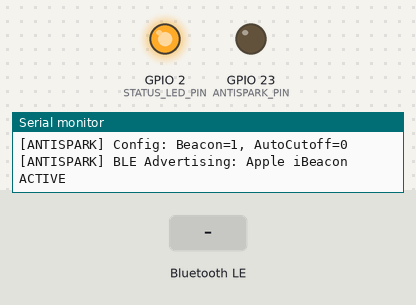
This sketch was run on a simulated ESP32. Shown: output pins drawn as LEDs (lit = HIGH), the last lines printed to the serial monitor. The test bench sets the inputs (shaded band). EEPROM starts erased; nothing arrives over Bluetooth unless stated; a phone connects over Bluetooth LE 3 s after start.

Above: at 0.4 s.
At 2.1 s:
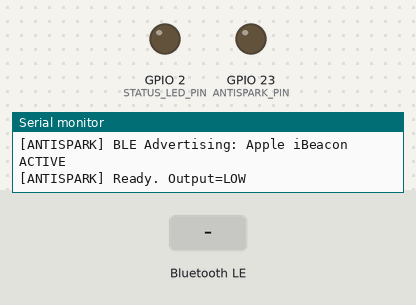
2.2 s: Bluetooth LE write "PWR 1" received
At 2.5 s:
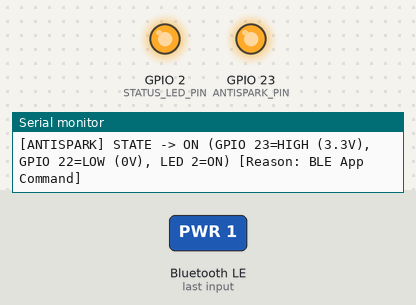
3.7 s: Bluetooth LE write "OTA:BEGIN:" received
5.2 s: Bluetooth LE write "OTA:ABORT" received
Timing chart, 0 to 8.2 s (numbered marks = the images above; inputs shaded):
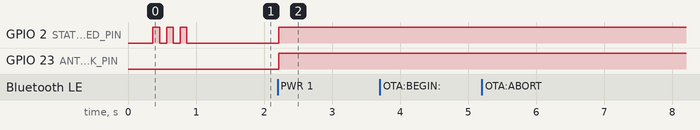

Measured:
- after the input at 2.2 s, GPIO 23 (ANTISPARK_PIN): LOW → HIGH at once

The sketch:

antispark.ino
```cpp
// Empty sketch file, code lives in main.cpp
```

main.cpp
```cpp
#include <Arduino.h>
#include <BLEDevice.h>
#include <BLEServer.h>
#include <BLEUtils.h>
#include <BLE2902.h>
#include <BLEBeacon.h>
#include <Preferences.h>
#include <Update.h>


// =========================================================================
// Hardware Configuration (Auto-selects pins based on target architecture)
// =========================================================================
#if defined(CONFIG_IDF_TARGET_ESP32C3) || defined(ARDUINO_ESP32C3_DEV)
  // ESP32-C3 has pins GPIO 0 to 21 (GPIO 23 does not exist on C3)
  #define ANTISPARK_PIN      10   // Optocoupler Anode (+) trigger pin on ESP32-C3
  #define ANTISPARK_GND_PIN  20   // Optocoupler Cathode (-) ground sink pin on ESP32-C3
  #define STATUS_LED_PIN     8    // Onboard Blue LED on ESP32-C3 SuperMini
  #define LED_ACTIVE_LOW     true // SuperMini blue LED is active LOW (LOW = ON)
#else
  // Classic ESP32 (WROOM / WROVER)
  #define ANTISPARK_PIN      23   // Optocoupler Anode (+) trigger pin
  #define ANTISPARK_GND_PIN  22   // Optocoupler Cathode (-) ground sink pin
  #define STATUS_LED_PIN     2    // Onboard ESP32 LED (blue) for bench visual verification
  #define LED_ACTIVE_LOW     false// Classic ESP32 LED is active HIGH (HIGH = ON)
#endif

// =========================================================================
// BLE Service & Characteristic UUIDs
// =========================================================================
#define BLE_DEVICE_NAME     "Scooter-Antispark"
#define BLE_SVC_UUID        "6e400010-b5a3-f393-e0a9-e50e24dcca9e"
#define BLE_CTRL_UUID       "6e400011-b5a3-f393-e0a9-e50e24dcca9e"
#define BLE_OTA_UUID        "6e400012-b5a3-f393-e0a9-e50e24dcca9e"

// =========================================================================
// Apple iBeacon Configuration (Target: FDA50693-A4E2-4FB1-AFCF-C6EB07647825)
// ESP32 BLEUUID reverses bytes on parse; passing byte-reversed string ensures
// transmitted payload is the exact Big-Endian byte order required by iOS CoreLocation.
#define IBEACON_UUID_STR    "25786407-ebc6-cfaf-b14f-e2a49306a5fd"
#define IBEACON_MAJOR       1
#define IBEACON_MINOR       1
#define IBEACON_TX_POWER    -59 // Measured RSSI at 1m in dBm (0xC5)

// =========================================================================
// Global State & Watchdog
// =========================================================================
static BLEServer *pServer = nullptr;
static BLECharacteristic *pCtrlChar = nullptr;
static BLECharacteristic *pOtaChar = nullptr;
static Preferences prefs;

static bool antisparkState = false;    // false = OFF (LOW), true = ON (HIGH)
static bool beaconActive = true;       // false when manually turned OFF via app
static bool autoCutoffEnabled = false; // false = stays ON on BLE disconnect for Park Mode, true = auto power cut

static bool bleOtaActive = false;
static size_t bleOtaExpected = 0;
static size_t bleOtaReceived = 0;

static bool isClientConnected = false;
static bool oldClientConnected = false;
static unsigned long lastStatusNotify = 0;
static unsigned long bootTimestamp = 0;

// Helper for status LED
static inline void writeStatusLed(bool on) {
  #if LED_ACTIVE_LOW
    digitalWrite(STATUS_LED_PIN, on ? LOW : HIGH);
  #else
    digitalWrite(STATUS_LED_PIN, on ? HIGH : LOW);
  #endif
}

// Forward Declarations
void setAntisparkState(bool state, const char *reason);
void notifyStatus();
void notifyMsg(const String &msg);
void handleCommand(const String &cmd);
void updateAdvertising(bool enableBeacon);

// =========================================================================
// BLE Server Callbacks
// =========================================================================
class ServerCallbacks : public BLEServerCallbacks {
  void onConnect(BLEServer *pServer) override {
    isClientConnected = true;
    Serial.println(F("[ANTISPARK] Phone connected via BLE"));
  }

  void onDisconnect(BLEServer *pServer) override {
    isClientConnected = false;
    if (bleOtaActive) {
      Update.abort();
      bleOtaActive = false;
    }
    if (autoCutoffEnabled) {
      Serial.println(F("[ANTISPARK] Signal lost - turning Antispark OFF automatically"));
      setAntisparkState(false, "BLE Signal Lost (Auto-off)");
    } else {
      Serial.println(F("[ANTISPARK] Signal lost - Power kept ON for Park Mode"));
    }
  }
};

// =========================================================================
// BLE Characteristic Callbacks
// =========================================================================
class ControlCallbacks : public BLECharacteristicCallbacks {
  void onWrite(BLECharacteristic *pChar) override {
    String cmd = pChar->getValue();
    cmd.trim();
    if (cmd.length() > 0) {
      handleCommand(cmd);
    }
  }
};

class OtaCallbacks : public BLECharacteristicCallbacks {
  void onWrite(BLECharacteristic *c) override {
    if (!bleOtaActive)
      return;
    size_t n = c->getLength();
    if (n == 0)
      return;
    if (Update.write((uint8_t *)c->getData(), n) != n) {
      notifyMsg("OTA:ERROR write-failed");
      Update.abort();
      bleOtaActive = false;
      return;
    }
    bleOtaReceived += n;
  }
};

// =========================================================================
// Antispark Output Controller
// =========================================================================
void setAntisparkState(bool state, const char *reason) {
  antisparkState = state;
  digitalWrite(ANTISPARK_PIN, antisparkState ? HIGH : LOW);
  digitalWrite(ANTISPARK_GND_PIN, LOW); // Optocoupler Cathode (-) constant 0V sink
  writeStatusLed(antisparkState);

  Serial.printf("[ANTISPARK] STATE -> %s (GPIO %d=%s, GPIO %d=LOW (0V), LED %d=%s) [Reason: %s]\n",
                antisparkState ? "ON" : "OFF",
                ANTISPARK_PIN,
                antisparkState ? "HIGH (3.3V)" : "LOW (0V)",
                ANTISPARK_GND_PIN,
                STATUS_LED_PIN,
                antisparkState ? "ON" : "OFF",
                reason);

  notifyStatus();
}

// Format and send status packet: "PWR=1 UP=42"
void notifyStatus() {
  if (!pCtrlChar || !isClientConnected) return;

  unsigned long uptimeSec = (millis() - bootTimestamp) / 1000;
  char buf[64];
  snprintf(buf, sizeof(buf), "PWR=%d UP=%lu AUTO=%d",
           antisparkState ? 1 : 0,
           uptimeSec,
           autoCutoffEnabled ? 1 : 0);

  pCtrlChar->setValue((uint8_t *)buf, strlen(buf));
  pCtrlChar->notify();
}

void notifyMsg(const String &msg) {
  if (!pCtrlChar || !isClientConnected) return;
  pCtrlChar->setValue((uint8_t *)msg.c_str(), msg.length());
  pCtrlChar->notify();
}

// =========================================================================
// Command Parser
// =========================================================================
void handleCommand(const String &cmd) {
  Serial.printf("[ANTISPARK] CMD received: '%s'\n", cmd.c_str());

  if (cmd.startsWith("OTA:BEGIN:")) {
    bleOtaExpected = cmd.substring(10).toInt();
    bleOtaReceived = 0;
    bleOtaActive = true;
    if (Update.begin(bleOtaExpected)) {
      notifyMsg("OTA:READY " + String((unsigned long)bleOtaExpected));
      Serial.printf("[ANTISPARK] OTA started, expecting %u bytes\n", (unsigned int)bleOtaExpected);
    } else {
      notifyMsg("OTA:ERROR begin-failed");
      bleOtaActive = false;
      Serial.println(F("[ANTISPARK] OTA:ERROR begin-failed"));
    }
    return;
  }
  else if (cmd == "OTA:END") {
    if (bleOtaActive && Update.end(true)) {
      notifyMsg("OTA:OK rebooting");
      Serial.println(F("[ANTISPARK] OTA:OK rebooting into new firmware"));
      delay(300);
      ESP.restart();
    } else {
      notifyMsg("OTA:ERROR end-failed");
      Update.abort();
      Serial.println(F("[ANTISPARK] OTA:ERROR end-failed"));
    }
    bleOtaActive = false;
    return;
  }
  else if (cmd == "OTA:ABORT") {
    if (bleOtaActive) {
      Update.abort();
      bleOtaActive = false;
    }
    notifyMsg("OTA:ABORTED");
    return;
  }
  else if (cmd.equalsIgnoreCase("REBOOT") || cmd.equalsIgnoreCase("R")) {
    notifyMsg("REBOOTING");
    delay(200);
    ESP.restart();
    return;
  }
  else if (cmd.startsWith("PWR 1") || cmd.equalsIgnoreCase("ON")) {
    beaconActive = true;
    prefs.putBool("beacon", true);
    setAntisparkState(true, "BLE App Command");
  }
  else if (cmd.startsWith("PWR 0") || cmd.equalsIgnoreCase("OFF")) {
    beaconActive = false;
    prefs.putBool("beacon", false);
    setAntisparkState(false, "BLE App Command");
  }
  else if (cmd.startsWith("AUTO 1") || cmd.equalsIgnoreCase("AUTOCUTOFF 1")) {
    autoCutoffEnabled = true;
    prefs.putBool("autoCutoff", true);
    Serial.println(F("[ANTISPARK] Auto-cutoff on disconnect ENABLED"));
    notifyStatus();
  }
  else if (cmd.startsWith("AUTO 0") || cmd.equalsIgnoreCase("AUTOCUTOFF 0")) {
    autoCutoffEnabled = false;
    prefs.putBool("autoCutoff", false);
    Serial.println(F("[ANTISPARK] Auto-cutoff on disconnect DISABLED (Scooter stays ON when app disconnects)"));
    notifyStatus();
  }
  else if (cmd.equalsIgnoreCase("STATUS") || cmd.equalsIgnoreCase("S")) {
    notifyStatus();
  }
  else {
    Serial.printf("[ANTISPARK] Unknown command: '%s'\n", cmd.c_str());
  }
}

// =========================================================================
// Dynamic Advertising Controller (Apple iBeacon vs Standard GATT Standby)
// =========================================================================
void updateAdvertising(bool enableBeacon) {
  beaconActive = enableBeacon;
  BLEAdvertising *pAdvertising = BLEDevice::getAdvertising();
  pAdvertising->stop();
  delay(50);
  pAdvertising->reset();

  pAdvertising->addServiceUUID(BLE_SVC_UUID);
  pAdvertising->setScanResponse(true);
  pAdvertising->setMinInterval(0x20); // 20ms
  pAdvertising->setMaxInterval(0x40); // 40ms
  pAdvertising->setMinPreferred(0x06); // 7.5ms preferred
  pAdvertising->setMaxPreferred(0x12);

  BLEAdvertisementData advData;
  advData.setFlags(0x06); // 0x02 (LE General Discoverable) | 0x04 (BR/EDR Not Supported)

  if (enableBeacon) {
    BLEBeacon myBeacon;
    myBeacon.setManufacturerId(0x4C00); // Apple Inc. (0x004C)
    myBeacon.setMajor(IBEACON_MAJOR);
    myBeacon.setMinor(IBEACON_MINOR);
    myBeacon.setSignalPower(IBEACON_TX_POWER);
    BLEUUID bleUUID(IBEACON_UUID_STR);
    bleUUID = bleUUID.to128();
    myBeacon.setProximityUUID(bleUUID);
    advData.setManufacturerData(myBeacon.getData());
    Serial.println(F("[ANTISPARK] BLE Advertising: Apple iBeacon ACTIVE"));
  } else {
    // When manually powered off: advertise Antispark Service UUID directly without iBeacon payload
    advData.setCompleteServices(BLEUUID(BLE_SVC_UUID));
    Serial.println(F("[ANTISPARK] BLE Advertising: iBeacon INACTIVE (Manual Standby)"));
  }
  pAdvertising->setAdvertisementData(advData);

  // Scan Response Data: Device Name and Service UUID for iOS background scanning
  BLEAdvertisementData respData;
  respData.setName("Antispark");
  respData.setCompleteServices(BLEUUID(BLE_SVC_UUID));
  pAdvertising->setScanResponseData(respData);

  pAdvertising->start();
}

// =========================================================================
// Setup
// =========================================================================
void setup() {
  Serial.begin(115200);
  delay(300);

  Serial.println(F("========================================"));
  Serial.println(F("  VESCBLUE - ANTISPARK KEYLESS CONTROLLER "));
  Serial.println(F("========================================"));

  // Initialize GPIOs
  pinMode(ANTISPARK_PIN, OUTPUT);
  pinMode(ANTISPARK_GND_PIN, OUTPUT);
  pinMode(STATUS_LED_PIN, OUTPUT);

  // Safe default: LOW (Antispark OFF, LED OFF)
  digitalWrite(ANTISPARK_PIN, LOW);
  digitalWrite(ANTISPARK_GND_PIN, LOW);
  writeStatusLed(false);

  bootTimestamp = millis();

  // Load preferences
  prefs.begin("antispark", false);
  beaconActive = prefs.getBool("beacon", true);
  autoCutoffEnabled = prefs.getBool("autoCutoff", false);

  Serial.printf("[ANTISPARK] Pins: Antispark +=GPIO %d, Antispark -=GPIO %d, LED=GPIO %d\n", ANTISPARK_PIN, ANTISPARK_GND_PIN, STATUS_LED_PIN);
  Serial.printf("[ANTISPARK] Config: Beacon=%d, AutoCutoff=%d\n", beaconActive, autoCutoffEnabled);

  // Initialize BLE
  BLEDevice::init(BLE_DEVICE_NAME);
  BLEDevice::setMTU(517);
  pServer = BLEDevice::createServer();
  pServer->setCallbacks(new ServerCallbacks());

  BLEService *pService = pServer->createService(BLE_SVC_UUID);

  pCtrlChar = pService->createCharacteristic(
    BLE_CTRL_UUID,
    BLECharacteristic::PROPERTY_READ |
    BLECharacteristic::PROPERTY_WRITE |
    BLECharacteristic::PROPERTY_WRITE_NR |
    BLECharacteristic::PROPERTY_NOTIFY
  );

  pCtrlChar->addDescriptor(new BLE2902());
  pCtrlChar->setCallbacks(new ControlCallbacks());

  pOtaChar = pService->createCharacteristic(
    BLE_OTA_UUID,
    BLECharacteristic::PROPERTY_WRITE |
    BLECharacteristic::PROPERTY_WRITE_NR
  );
  pOtaChar->setCallbacks(new OtaCallbacks());

  // Default initial status
  char initBuf[64];
  snprintf(initBuf, sizeof(initBuf), "PWR=0 UP=0");
  pCtrlChar->setValue((uint8_t *)initBuf, strlen(initBuf));

  pService->start();

  // Configure Fast BLE Advertising intervals
  BLEAdvertising *pAdvertising = BLEDevice::getAdvertising();
  pAdvertising->addServiceUUID(BLE_SVC_UUID);
  pAdvertising->setScanResponse(true);
  pAdvertising->setMinInterval(0x20); // 20ms
  pAdvertising->setMaxInterval(0x40); // 40ms
  pAdvertising->setMinPreferred(0x06); // 7.5ms preferred
  pAdvertising->setMaxPreferred(0x12);

  // Start initial advertising based on saved beaconActive state
  updateAdvertising(beaconActive);

  // Visual boot signal: 3 fast blinks on onboard LED (Pin 8)
  for (int i = 0; i < 3; i++) {
    writeStatusLed(true);
    delay(100);
    writeStatusLed(false);
    delay(100);
  }

  Serial.println(F("[ANTISPARK] Ready. Output=LOW"));
}

// =========================================================================
// Main Loop
// =========================================================================
void loop() {
  unsigned long now = millis();

  // Auto-cutoff: If disconnected while Antispark is ON and autoCutoff is active, turn OFF
  if (autoCutoffEnabled && !isClientConnected && antisparkState) {
    setAntisparkState(false, "Disconnected Safety Cutoff");
  }

  // Handle disconnection & clean advertising restart
  if (!isClientConnected && oldClientConnected) {
    oldClientConnected = false;
    delay(100);
    updateAdvertising(beaconActive);
    Serial.printf("[ANTISPARK] Resumed BLE Advertising after disconnect (iBeacon: %s)\n", beaconActive ? "ON" : "OFF");
  }
  // Handle new connection
  if (isClientConnected && !oldClientConnected) {
    oldClientConnected = true;
  }


  // Standby Heartbeat: subtle blip every 2.5s when disconnected to indicate active BLE advertising
  static unsigned long lastHeartbeat = 0;
  if (!isClientConnected && !antisparkState) {
    if (now - lastHeartbeat >= 2500) {
      lastHeartbeat = now;
      writeStatusLed(true);
      delay(25);
      writeStatusLed(false);
    }
  }

  // Periodic status heartbeat when connected (every 3 seconds, suppressed during OTA)
  if (isClientConnected && !bleOtaActive && (now - lastStatusNotify >= 3000)) {
    lastStatusNotify = now;
    notifyStatus();
  }

  delay(5);
}
```
